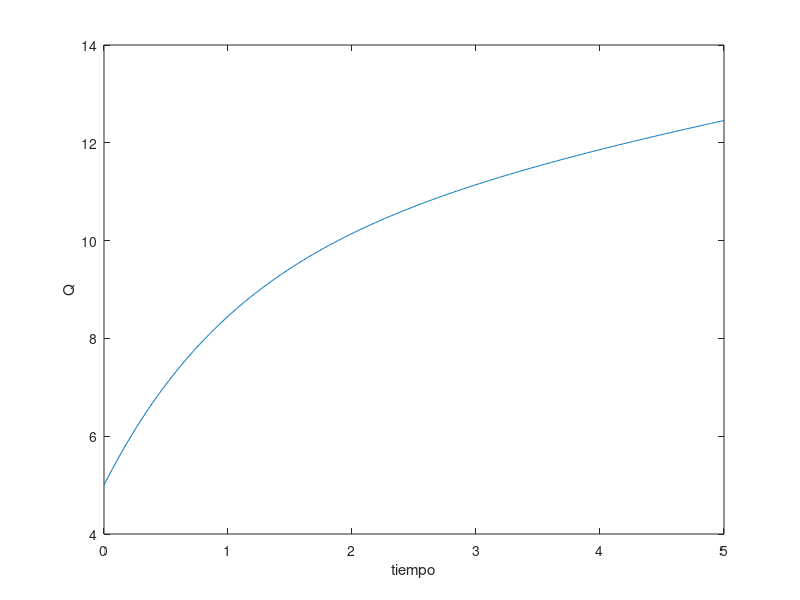
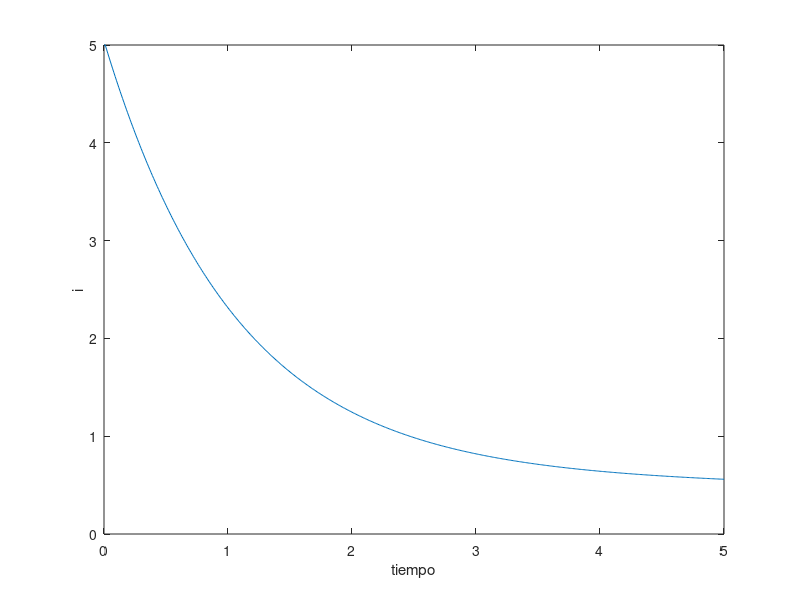
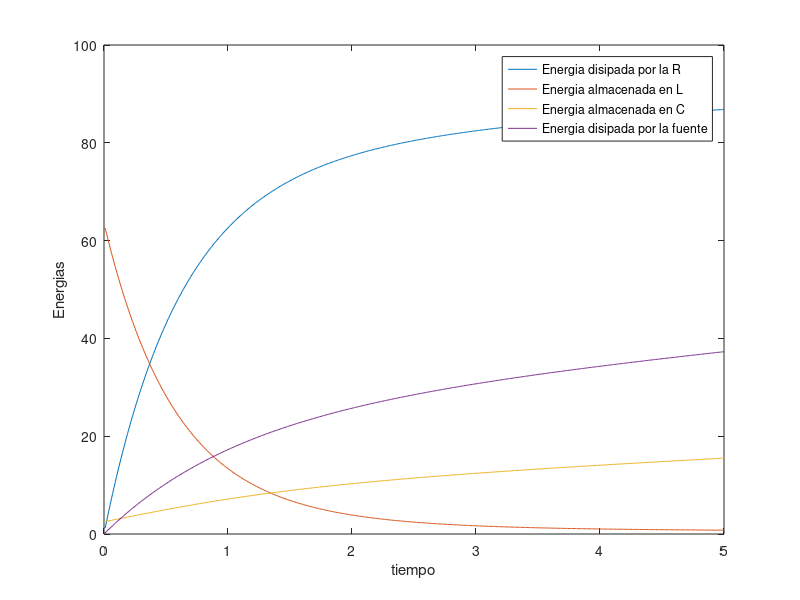

Reproduce these figures in MATLAB, in order.
%Resuelve un curcuito RCL serie con capacitor con carga qo y corriente io
%Resuelve la ecuacion L*D2Q+R*DQ+Q/C=V por diferencias finitas
% Variables q: carga, corr:corriente, Uf: energia entregada por la fuente, Ur: energia disipada por la R, UL: energia almacenada 
% en la inductancia y Uq: energia almacenada en el condensador
qo=input('Dar carga inicial del capacitor')
io=input('Dar corriente inicial')
R=input('Resistencia')
L=input('Inductancia')
C=input('Capacidad')
V=input('Tension')
N=500;  %Numero de iteraciones
delta_t=0.01; %paso temporal
M=delta_t*N;% Tiempo final
t=linspace(0,M,N+1);%variable tiempo
%Carga inicial
q(1)=qo;
t(1)=0;
%Corriente inicial
corr(1)=io;
q(2)=io*delta_t+q(1);
t(2)=delta_t;
corr(2)=io;
Ur(1)=corr(1)^2*R*delta_t;
Ur(2)=Ur(1);
UL(1)=.5*L*corr(1)^2;
UL(2)=UL(1);
UC(1)=0.5*q(1)^2/C
UC(2)=0.5*q(2)^2/C;
Uf(1)=V*corr(1)*delta_t;
Uf(2)=Uf(1);
for i=2:N
   q(i+1)= (q(i)*(2*L+R*delta_t-delta_t^2/C)-q(i-1)*L+V*delta_t^2)/(L+R*delta_t); 
   corr(i+1)=(q(i+1)-q(i))/delta_t;
   Ur(i+1)=Ur(i)+corr(i+1)^2*R*delta_t;
   Uf(i+1)=Uf(i)+corr(i+1)*V*delta_t;
   UL(i+1)=.5*L*corr(i+1)^2;
   UC(i+1)=0.5*q(i+1)^2/C;
end
figure(1)
plot(t,q)
xlabel 'tiempo'
ylabel 'Q'
figure(2)
plot(t,corr)
xlabel 'tiempo'
ylabel 'i'
figure(3)
plot(t,Ur, t,UL, t,UC, t,Uf)
legend('Energia disipada por la R','Energia almacenada en L', 'Energia almacenada en C','Energia disipada por la fuente')
xlabel 'tiempo'
ylabel 'Energias'